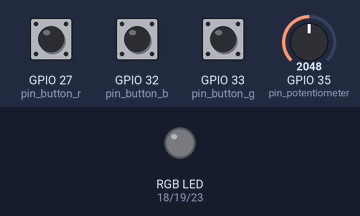
The program below on a simulated ESP32. Parts: an RGB LED mixed from three pins (HIGH = lit). The inputs (shaded band) are chosen by the test bench; at power-on: GPIO 27 (pin_button_r) HIGH, GPIO 32 (pin_button_b) HIGH, GPIO 33 (pin_button_g) HIGH, GPIO 35 (pin_potentiometer) = 2048. Dim RGB values are drawn brighter than linear.

Above: at 1.2 s.
1.3 s: GPIO 27 (pin_button_r) pulled LOW for 0.15 s
At 2.2 s:
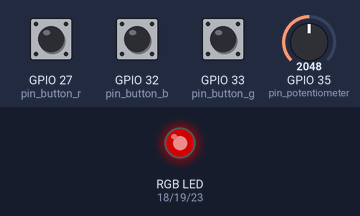
2.9 s: GPIO 32 (pin_button_b) pulled LOW for 0.15 s
At 3.2 s:
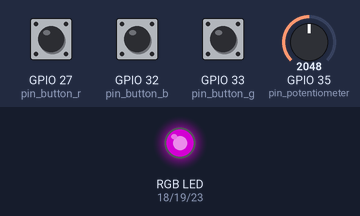
4.5 s: GPIO 33 (pin_button_g) pulled LOW for 0.15 s
At 5.8 s:
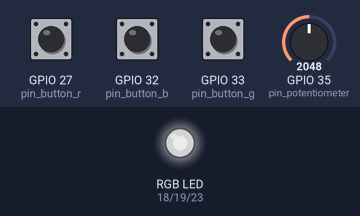
Timing chart, 0 to 7.5 s (numbered marks = the images above; inputs shaded):
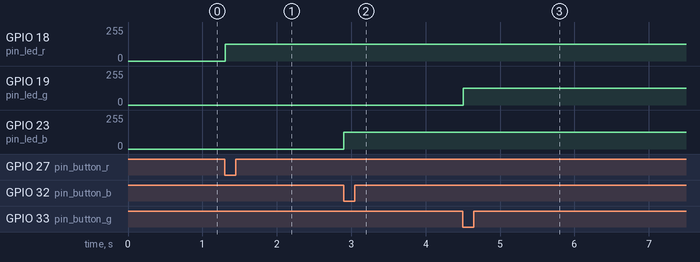

The program:

main.cpp
```cpp
#include <Arduino.h>

const int pin_button_r = 27;
const int pin_button_g = 33;
const int pin_button_b = 32;

const int pin_led_r = 18;
const int pin_led_g = 19;
const int pin_led_b = 23;

const int pin_potentiometer = 35;

int last_r;
int last_g;
int last_b;

void setup() {

    pinMode(pin_button_r, INPUT_PULLUP);
    pinMode(pin_button_g, INPUT_PULLUP);
    pinMode(pin_button_b, INPUT_PULLUP);

    pinMode(pin_led_r, OUTPUT);
    pinMode(pin_led_g, OUTPUT);
    pinMode(pin_led_b, OUTPUT);

    pinMode(pin_potentiometer, INPUT);
}

void loop() {

    int potentiometer_read = analogRead(pin_potentiometer);

    // I read that the potentiometer goes from 0 to 4095, so I had to map it
    // to work with the leds.
    int led_level = map(potentiometer_read, 0, 4095, 0, 255);

    int button_r = digitalRead(pin_button_r);
    int button_g = digitalRead(pin_button_g);
    int button_b = digitalRead(pin_button_b);

    // For every color I save its last level for it to not change with the others.
    if (button_r == LOW) {

        last_r = led_level;

        analogWrite(pin_led_r, last_r);
    }

    if (button_g == LOW) {

        last_g = led_level;

        analogWrite(pin_led_g, last_g);
    }

    if (button_b == LOW) {

        last_b = led_level;

        analogWrite(pin_led_b, last_b);
    }

    delay(10);
}
```

Measured:
- after the input at 1.3 s, GPIO 18 (pin_led_r): 0/255 → 127/255 at once
- after the input at 2.9 s, GPIO 23 (pin_led_b): 0/255 → 127/255 at once
- after the input at 4.5 s, GPIO 19 (pin_led_g): 0/255 → 127/255 at once
